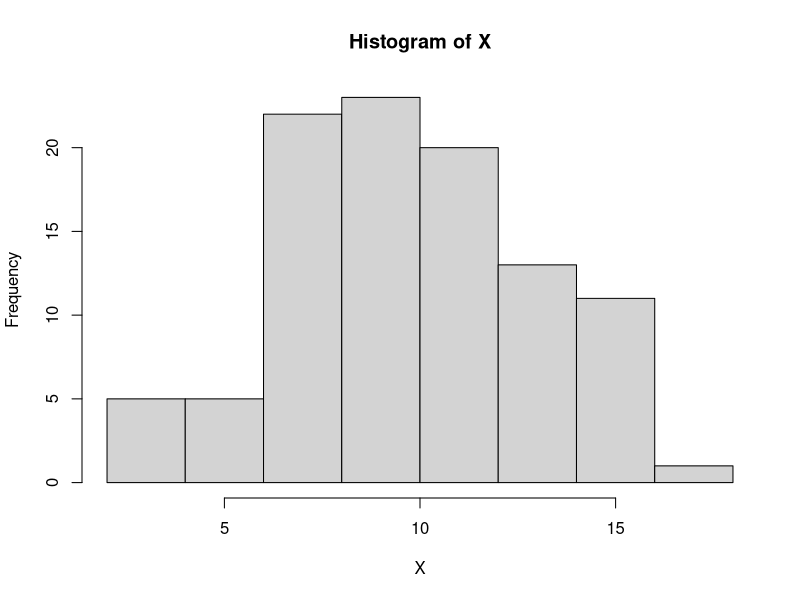

Source code (R):
## ---- chunk 1
knitr::opts_chunk$set(echo = TRUE)
## ---- chunk 2
#R code to produce a plot, which will show in the doc
#alternatively, past the figure into the document
X <- rnorm(100,10,3)
hist(X)
